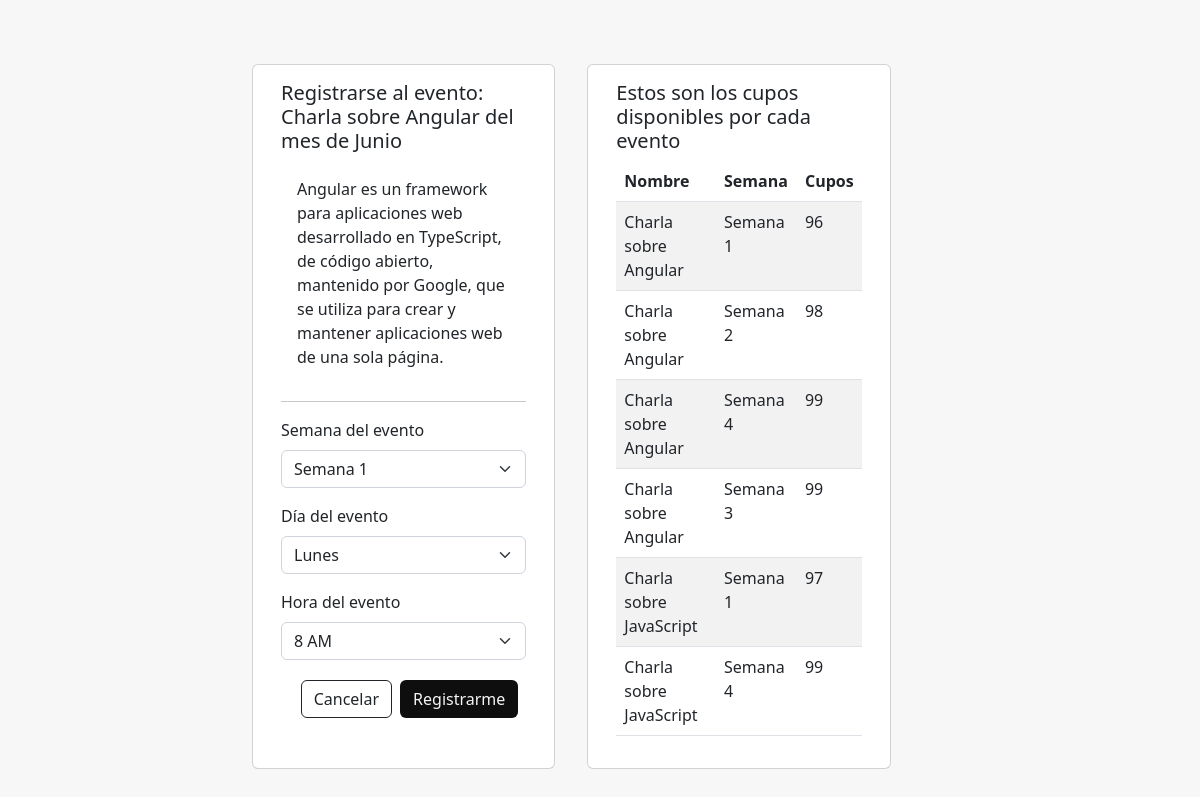
Page /functions/event/registrar_evento.php?eventId=5 on the committed database.
### tables this page shows
CREATE TABLE `events` (
  `id` int(11) NOT NULL,
  `name` varchar(255) NOT NULL,
  `month` varchar(255) NOT NULL,
  `description` varchar(300) DEFAULT NULL
);

### functions/event/registrar_evento.php (the view, shortened to what this page needs)
<?php
include_once "../../model/conexion.php";
$eventId = $_GET['eventId'];
$query = $bd->query("SELECT * FROM events WHERE id = $eventId");
$event = $query->fetchAll(PDO::FETCH_OBJ);
$query2 = $bd->query("
select ue.semana, e.name as nombre, 100-count( ue.id_user) as cupos from usuario_evento ue
inner join events e on e.id = ue.id_event
group by ue.semana, e.name
order by e.name asc
");
$cupos = $query2->fetchAll(PDO::FETCH_OBJ);
?>
<!doctype html>
<html lang="en">
<head>
    <link href="https://cdn.jsdelivr.net/npm/bootstrap@5.2.0-beta1/dist/css/bootstrap.min.css" rel="stylesheet">
    <link href="../../assets/styles/style.css" rel="stylesheet">
</head>
<body style="background-color: #F7F7F7">
    <div class="row m-0 vh-100 justify-content-center align-items-center scale-up-center">
        <div class="col-md-8 p-5">
            <div class="row">
                <div class="card col-md-5 m-3">
                    <div class="card-body">
                        <h5 class="card-title">Registrarse al evento: <?php echo $event[0]->name ?> del mes de <?php echo $event[0]->month ?></h5>
                        <p class="card-text p-3">
                            <?php echo $event[0]->description ?>
                        </p>
                        <hr>
                        <form action="registrar_evento_proceso.php" method="POST">
                            <div class="form-group mb-3">
                                <label for="exampleInputEmail1" class="form-label">Semana del evento</label>
                                <select class="form-select" aria-label="Default select example" name="semana">
                                    <option value="1" selected>Semana 1</option>
                                </select>
                            </div>
                            <div class="form-group mb-3">
                                <label for="exampleInputEmail1" class="form-label">Día del evento</label>
                                <select class="form-select" aria-label="Default select example" name="dia">
                                    <option value="Lunes" selected>Lunes</option>
                                </select>
                            </div>
                            <div class="form-group mb-3">
                                <label for="exampleInputEmail1" class="form-label">Hora del evento</label>
                                <select class="form-select" aria-label="Default select example" name="hora">
                                    <option value="1" selected>8 AM</option>
                                </select>
                            </div>
                            <div class="row m-1 justify-content-end">
                                <a class="btn btn-outline-dark col-auto m-1" href="../../principalPage.php?message=null">Cancelar</a>
                                <input type="submit" class="btn btn-custom-primary col-auto m-1" value="Registrarme">
                            </div>
                        </form>
                    </div>
                </div>
                <div class="card col-md-5 m-3">
                    <div class="card-body">
                        <h5 class="card-title">Estos son los cupos disponibles por cada evento</h5>
                        <table class="table table-striped">
                            <thead>
                                <tr>
                                    <th scope="col">Nombre</th>
                                    <th scope="col">Semana</th>
                                    <th scope="col">Cupos</th>
                                </tr>
                            </thead>
                            <tbody>
                                <?php foreach ($cupos as $cupo) { ?>
                                    <tr>
                                        <td><?php echo $cupo->nombre ?></td>
                                        <td>Semana <?php echo $cupo->semana ?></td>
                                        <td><?php echo $cupo->cupos ?></td>
                                    </tr>
                                <?php } ?>
                            </tbody>
                        </table>
                    </div>
                </div>
            </div>
        </div>
    </div>
</body>
</html>

### assets/styles/style.css (style rules this page uses)
:root { --color-primary: #0e0e0e; --color-secundary: #58a0a4; --color-light: #f5f5f5; --color-dark: #0e0e0e; }
a { text-decoration: none; color: var(--color-light); }
.btn-custom-primary { background-color: var(--color-primary); color: var(--color-light); }
.scale-up-center { animation: scale-up-center 0.4s; }

### rows in the picture
events: name "Charla sobre Angular", month "Junio", description "Angular es un framework para aplicaciones web desarrollado en TypeScript, de código abierto, mantenido por Google, que se utiliza para crear y mantener aplicaciones web de una sola página."

### other values in the picture
$cupo->nombre "Charla sobre Angular"
$cupo->semana "1"
$cupo->cupos "96"
$cupo->semana "2"
$cupo->cupos "98"
$cupo->semana "4"
$cupo->cupos "99"
$cupo->semana "3"
$cupo->nombre "Charla sobre JavaScript"
$cupo->cupos "97"
